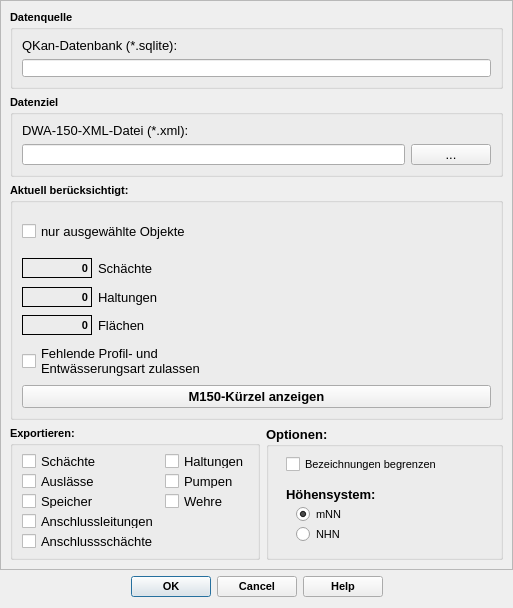
<?xml version="1.0" encoding="UTF-8"?>
<ui version="4.0">
 <class>xmlexportDialogBase</class>
 <widget class="QDialog" name="xmlexportDialogBase">
  <property name="geometry">
   <rect>
    <x>0</x>
    <y>0</y>
    <width>513</width>
    <height>608</height>
   </rect>
  </property>
  <property name="minimumSize">
   <size>
    <width>280</width>
    <height>150</height>
   </size>
  </property>
  <property name="maximumSize">
   <size>
    <width>16777215</width>
    <height>625</height>
   </size>
  </property>
  <property name="windowTitle">
   <string>Export nach DWA-150-XML</string>
  </property>
  <layout class="QVBoxLayout" name="verticalLayout">
   <property name="leftMargin">
    <number>0</number>
   </property>
   <property name="topMargin">
    <number>0</number>
   </property>
   <property name="rightMargin">
    <number>0</number>
   </property>
   <item>
    <widget class="QScrollArea" name="scrollArea">
     <property name="widgetResizable">
      <bool>true</bool>
     </property>
     <widget class="QWidget" name="scrollAreaWidgetContents">
      <property name="geometry">
       <rect>
        <x>0</x>
        <y>0</y>
        <width>511</width>
        <height>568</height>
       </rect>
      </property>
      <layout class="QGridLayout" name="gridLayout">
       <item row="0" column="0" colspan="2">
        <widget class="QGroupBox" name="groupBox">
         <property name="maximumSize">
          <size>
           <width>16777215</width>
           <height>79</height>
          </size>
         </property>
         <property name="font">
          <font>
           <family>Tahoma</family>
           <pointsize>8</pointsize>
           <weight>75</weight>
           <bold>true</bold>
          </font>
         </property>
         <property name="title">
          <string>Datenquelle</string>
         </property>
         <layout class="QVBoxLayout" name="verticalLayout_2">
          <item>
           <widget class="QLabel" name="label">
            <property name="font">
             <font>
              <family>Tahoma</family>
              <pointsize>10</pointsize>
              <weight>50</weight>
              <bold>false</bold>
             </font>
            </property>
            <property name="text">
             <string>QKan-Datenbank (*.sqlite):</string>
            </property>
            <property name="alignment">
             <set>Qt::AlignLeading|Qt::AlignLeft|Qt::AlignVCenter</set>
            </property>
           </widget>
          </item>
          <item>
           <widget class="QLineEdit" name="tf_database">
            <property name="font">
             <font>
              <family>Tahoma</family>
              <pointsize>10</pointsize>
              <weight>50</weight>
              <bold>false</bold>
             </font>
            </property>
            <property name="toolTip">
             <string>&lt;html&gt;&lt;head/&gt;&lt;body&gt;&lt;p&gt;Aktuell zu bearbeitende QKan-Datenbank&lt;/p&gt;&lt;/body&gt;&lt;/html&gt;</string>
            </property>
           </widget>
          </item>
         </layout>
        </widget>
       </item>
       <item row="1" column="0" colspan="2">
        <widget class="QGroupBox" name="groupBox_2">
         <property name="maximumSize">
          <size>
           <width>16777215</width>
           <height>82</height>
          </size>
         </property>
         <property name="font">
          <font>
           <family>Tahoma</family>
           <pointsize>8</pointsize>
           <weight>75</weight>
           <bold>true</bold>
          </font>
         </property>
         <property name="title">
          <string>Datenziel</string>
         </property>
         <layout class="QVBoxLayout" name="verticalLayout_3">
          <item>
           <widget class="QLabel" name="label_2">
            <property name="font">
             <font>
              <family>Tahoma</family>
              <pointsize>10</pointsize>
              <weight>50</weight>
              <bold>false</bold>
             </font>
            </property>
            <property name="text">
             <string>DWA-150-XML-Datei (*.xml):</string>
            </property>
            <property name="alignment">
             <set>Qt::AlignLeading|Qt::AlignLeft|Qt::AlignVCenter</set>
            </property>
           </widget>
          </item>
          <item>
           <layout class="QHBoxLayout" name="horizontalLayout">
            <item>
             <widget class="QLineEdit" name="tf_export">
              <property name="font">
               <font>
                <family>Tahoma</family>
                <pointsize>10</pointsize>
                <weight>50</weight>
                <bold>false</bold>
               </font>
              </property>
              <property name="toolTip">
               <string>&lt;html&gt;&lt;head/&gt;&lt;body&gt;&lt;p&gt;Quelldatenbank mit Kanaldaten aus HYSTEM-EXTRAN&lt;/p&gt;&lt;/body&gt;&lt;/html&gt;</string>
              </property>
             </widget>
            </item>
            <item>
             <widget class="QPushButton" name="pb_export">
              <property name="font">
               <font>
                <family>Tahoma</family>
                <pointsize>10</pointsize>
                <weight>50</weight>
                <bold>false</bold>
               </font>
              </property>
              <property name="toolTip">
               <string>&lt;html&gt;&lt;head/&gt;&lt;body&gt;&lt;p&gt;Ordnerpfad&lt;/p&gt;&lt;/body&gt;&lt;/html&gt;</string>
              </property>
              <property name="statusTip">
               <string>Ordnerpfad</string>
              </property>
              <property name="text">
               <string>...</string>
              </property>
             </widget>
            </item>
           </layout>
          </item>
         </layout>
        </widget>
       </item>
       <item row="4" column="0">
        <widget class="QGroupBox" name="groupBox_3">
         <property name="minimumSize">
          <size>
           <width>250</width>
           <height>0</height>
          </size>
         </property>
         <property name="maximumSize">
          <size>
           <width>250</width>
           <height>134</height>
          </size>
         </property>
         <property name="font">
          <font>
           <family>Tahoma</family>
           <pointsize>8</pointsize>
           <weight>75</weight>
           <bold>true</bold>
          </font>
         </property>
         <property name="title">
          <string>Exportieren:</string>
         </property>
         <layout class="QFormLayout" name="formLayout">
          <property name="fieldGrowthPolicy">
           <enum>QFormLayout::FieldsStayAtSizeHint</enum>
          </property>
          <item row="0" column="0">
           <widget class="QCheckBox" name="cb_export_schaechte">
            <property name="font">
             <font>
              <family>Tahoma</family>
              <pointsize>10</pointsize>
              <weight>50</weight>
              <bold>false</bold>
             </font>
            </property>
            <property name="text">
             <string>Schächte</string>
            </property>
           </widget>
          </item>
          <item row="0" column="1">
           <widget class="QCheckBox" name="cb_export_haltungen">
            <property name="font">
             <font>
              <family>Tahoma</family>
              <pointsize>10</pointsize>
              <weight>50</weight>
              <bold>false</bold>
             </font>
            </property>
            <property name="text">
             <string>Haltungen</string>
            </property>
           </widget>
          </item>
          <item row="1" column="0">
           <widget class="QCheckBox" name="cb_export_auslaesse">
            <property name="font">
             <font>
              <family>Tahoma</family>
              <pointsize>10</pointsize>
              <weight>50</weight>
              <bold>false</bold>
             </font>
            </property>
            <property name="text">
             <string>Auslässe</string>
            </property>
           </widget>
          </item>
          <item row="1" column="1">
           <widget class="QCheckBox" name="cb_export_pumpen">
            <property name="font">
             <font>
              <family>Tahoma</family>
              <pointsize>10</pointsize>
              <weight>50</weight>
              <bold>false</bold>
             </font>
            </property>
            <property name="text">
             <string>Pumpen</string>
            </property>
           </widget>
          </item>
          <item row="2" column="0">
           <widget class="QCheckBox" name="cb_export_speicher">
            <property name="font">
             <font>
              <family>Tahoma</family>
              <pointsize>10</pointsize>
              <weight>50</weight>
              <bold>false</bold>
             </font>
            </property>
            <property name="text">
             <string>Speicher</string>
            </property>
           </widget>
          </item>
          <item row="2" column="1">
           <widget class="QCheckBox" name="cb_export_wehre">
            <property name="font">
             <font>
              <family>Tahoma</family>
              <pointsize>10</pointsize>
              <weight>50</weight>
              <bold>false</bold>
             </font>
            </property>
            <property name="text">
             <string>Wehre</string>
            </property>
           </widget>
          </item>
          <item row="3" column="0">
           <widget class="QCheckBox" name="cb_export_anschlussleitungen">
            <property name="font">
             <font>
              <family>Tahoma</family>
              <pointsize>10</pointsize>
              <weight>50</weight>
              <bold>false</bold>
             </font>
            </property>
            <property name="text">
             <string>Anschlussleitungen</string>
            </property>
           </widget>
          </item>
          <item row="4" column="0">
           <widget class="QCheckBox" name="cb_export_anschlussschaechte">
            <property name="font">
             <font>
              <family>Tahoma</family>
              <pointsize>10</pointsize>
              <weight>50</weight>
              <bold>false</bold>
             </font>
            </property>
            <property name="text">
             <string>Anschlussschächte</string>
            </property>
           </widget>
          </item>
         </layout>
        </widget>
       </item>
       <item row="4" column="1">
        <widget class="QGroupBox" name="groupBox_4">
         <property name="maximumSize">
          <size>
           <width>16777215</width>
           <height>16777215</height>
          </size>
         </property>
         <property name="font">
          <font>
           <family>Tahoma</family>
           <pointsize>10</pointsize>
           <weight>75</weight>
           <bold>true</bold>
          </font>
         </property>
         <property name="title">
          <string>Optionen:</string>
         </property>
         <widget class="QCheckBox" name="cb_cutNames">
          <property name="geometry">
           <rect>
            <x>20</x>
            <y>30</y>
            <width>191</width>
            <height>17</height>
           </rect>
          </property>
          <property name="font">
           <font>
            <family>Tahoma</family>
            <pointsize>8</pointsize>
            <weight>50</weight>
            <bold>false</bold>
           </font>
          </property>
          <property name="toolTip">
           <string>&lt;html&gt;&lt;head/&gt;&lt;body&gt;&lt;p&gt;Haltungs- und Schachtbezeichnungen gemäß DWA M150 auf 33 bzw. 16 Zeichen abschneiden&lt;/p&gt;&lt;/body&gt;&lt;/html&gt;</string>
          </property>
          <property name="statusTip">
           <string>Haltungs- und Schachtbezeichnungen gemäß DWA M150 auf 33 bzw. 16 Zeichen abschneiden</string>
          </property>
          <property name="text">
           <string>Bezeichnungen begrenzen</string>
          </property>
         </widget>
         <widget class="QRadioButton" name="rb_mnn">
          <property name="geometry">
           <rect>
            <x>30</x>
            <y>80</y>
            <width>82</width>
            <height>17</height>
           </rect>
          </property>
          <property name="font">
           <font>
            <family>Tahoma</family>
            <pointsize>8</pointsize>
            <weight>50</weight>
            <bold>false</bold>
           </font>
          </property>
          <property name="text">
           <string>mNN</string>
          </property>
          <property name="checked">
           <bool>true</bool>
          </property>
         </widget>
         <widget class="QRadioButton" name="rb_nhn">
          <property name="geometry">
           <rect>
            <x>30</x>
            <y>100</y>
            <width>82</width>
            <height>17</height>
           </rect>
          </property>
          <property name="font">
           <font>
            <family>Tahoma</family>
            <pointsize>8</pointsize>
            <weight>50</weight>
            <bold>false</bold>
           </font>
          </property>
          <property name="text">
           <string>NHN</string>
          </property>
         </widget>
         <widget class="QLabel" name="label_3">
          <property name="geometry">
           <rect>
            <x>20</x>
            <y>60</y>
            <width>111</width>
            <height>16</height>
           </rect>
          </property>
          <property name="text">
           <string>Höhensystem:</string>
          </property>
         </widget>
        </widget>
       </item>
       <item row="2" column="0" colspan="2">
        <widget class="QGroupBox" name="groupBox_6">
         <property name="font">
          <font>
           <family>Tahoma</family>
           <pointsize>8</pointsize>
           <weight>75</weight>
           <bold>true</bold>
          </font>
         </property>
         <property name="title">
          <string>Aktuell berücksichtigt:</string>
         </property>
         <layout class="QVBoxLayout" name="verticalLayout_4">
          <item>
           <widget class="QCheckBox" name="cb_selectedObjects">
            <property name="minimumSize">
             <size>
              <width>0</width>
              <height>40</height>
             </size>
            </property>
            <property name="font">
             <font>
              <family>Tahoma</family>
              <pointsize>10</pointsize>
              <weight>50</weight>
              <bold>false</bold>
             </font>
            </property>
            <property name="text">
             <string>nur ausgewählte Objekte</string>
            </property>
           </widget>
          </item>
          <item>
           <layout class="QHBoxLayout" name="horizontalLayout_2">
            <item>
             <widget class="QLabel" name="lf_anzahl_schaechte">
              <property name="minimumSize">
               <size>
                <width>70</width>
                <height>20</height>
               </size>
              </property>
              <property name="maximumSize">
               <size>
                <width>70</width>
                <height>20</height>
               </size>
              </property>
              <property name="font">
               <font>
                <family>Tahoma</family>
                <pointsize>8</pointsize>
                <weight>75</weight>
                <bold>true</bold>
               </font>
              </property>
              <property name="frameShape">
               <enum>QFrame::Panel</enum>
              </property>
              <property name="text">
               <string>0</string>
              </property>
              <property name="alignment">
               <set>Qt::AlignRight|Qt::AlignTrailing|Qt::AlignVCenter</set>
              </property>
             </widget>
            </item>
            <item>
             <widget class="QLabel" name="label_33">
              <property name="font">
               <font>
                <family>Tahoma</family>
                <pointsize>10</pointsize>
                <weight>50</weight>
                <bold>false</bold>
               </font>
              </property>
              <property name="text">
               <string>Schächte</string>
              </property>
             </widget>
            </item>
           </layout>
          </item>
          <item>
           <layout class="QHBoxLayout" name="horizontalLayout_3">
            <item>
             <widget class="QLabel" name="lf_anzahl_haltungen">
              <property name="minimumSize">
               <size>
                <width>70</width>
                <height>20</height>
               </size>
              </property>
              <property name="maximumSize">
               <size>
                <width>70</width>
                <height>20</height>
               </size>
              </property>
              <property name="font">
               <font>
                <family>Tahoma</family>
                <pointsize>8</pointsize>
                <weight>75</weight>
                <bold>true</bold>
               </font>
              </property>
              <property name="frameShape">
               <enum>QFrame::Panel</enum>
              </property>
              <property name="text">
               <string>0</string>
              </property>
              <property name="alignment">
               <set>Qt::AlignRight|Qt::AlignTrailing|Qt::AlignVCenter</set>
              </property>
             </widget>
            </item>
            <item>
             <widget class="QLabel" name="label_13">
              <property name="font">
               <font>
                <family>Tahoma</family>
                <pointsize>10</pointsize>
                <weight>50</weight>
                <bold>false</bold>
               </font>
              </property>
              <property name="text">
               <string>Haltungen</string>
              </property>
             </widget>
            </item>
           </layout>
          </item>
          <item>
           <layout class="QHBoxLayout" name="horizontalLayout_4">
            <item>
             <widget class="QLabel" name="lf_anzahl_flaechen">
              <property name="minimumSize">
               <size>
                <width>70</width>
                <height>20</height>
               </size>
              </property>
              <property name="maximumSize">
               <size>
                <width>70</width>
                <height>20</height>
               </size>
              </property>
              <property name="font">
               <font>
                <family>Tahoma</family>
                <pointsize>8</pointsize>
                <weight>75</weight>
                <bold>true</bold>
               </font>
              </property>
              <property name="frameShape">
               <enum>QFrame::Panel</enum>
              </property>
              <property name="text">
               <string>0</string>
              </property>
              <property name="alignment">
               <set>Qt::AlignRight|Qt::AlignTrailing|Qt::AlignVCenter</set>
              </property>
             </widget>
            </item>
            <item>
             <widget class="QLabel" name="label_12">
              <property name="font">
               <font>
                <family>Tahoma</family>
                <pointsize>10</pointsize>
                <weight>50</weight>
                <bold>false</bold>
               </font>
              </property>
              <property name="text">
               <string>Flächen</string>
              </property>
             </widget>
            </item>
           </layout>
          </item>
          <item>
           <widget class="QCheckBox" name="cb_includeMissingKeys">
            <property name="font">
             <font>
              <family>Tahoma</family>
              <pointsize>10</pointsize>
              <weight>50</weight>
              <bold>false</bold>
             </font>
            </property>
            <property name="toolTip">
             <string>&lt;html&gt;&lt;head/&gt;&lt;body&gt;&lt;p&gt;Fehlende M150-Kürzel für Entwässerungsart und Profilart zulassen&lt;/p&gt;&lt;/body&gt;&lt;/html&gt;</string>
            </property>
            <property name="statusTip">
             <string>Fehlende M150-Kürzel für Entwässerungsart und Profilart zulassen</string>
            </property>
            <property name="text">
             <string>Fehlende Profil- und
Entwässerungsart zulassen</string>
            </property>
           </widget>
          </item>
          <item>
           <widget class="QPushButton" name="pb_showKeyTable">
            <property name="font">
             <font>
              <family>Tahoma</family>
              <pointsize>10</pointsize>
              <weight>75</weight>
              <bold>true</bold>
             </font>
            </property>
            <property name="toolTip">
             <string>Attributtabelle &quot;M150-Kürzel&quot; anzeigen ...</string>
            </property>
            <property name="statusTip">
             <string>Attributtabelle &quot;M150-Kürzel&quot; anzeigen ...</string>
            </property>
            <property name="text">
             <string>M150-Kürzel anzeigen</string>
            </property>
           </widget>
          </item>
         </layout>
        </widget>
       </item>
      </layout>
     </widget>
    </widget>
   </item>
   <item>
    <widget class="QDialogButtonBox" name="button_box">
     <property name="font">
      <font>
       <pointsize>8</pointsize>
       <weight>75</weight>
       <bold>true</bold>
      </font>
     </property>
     <property name="toolTip">
      <string notr="true"/>
     </property>
     <property name="orientation">
      <enum>Qt::Horizontal</enum>
     </property>
     <property name="standardButtons">
      <set>QDialogButtonBox::Cancel|QDialogButtonBox::Help|QDialogButtonBox::Ok</set>
     </property>
     <property name="centerButtons">
      <bool>true</bool>
     </property>
    </widget>
   </item>
  </layout>
 </widget>
 <resources/>
 <connections>
  <connection>
   <sender>button_box</sender>
   <signal>accepted()</signal>
   <receiver>xmlexportDialogBase</receiver>
   <slot>accept()</slot>
   <hints>
    <hint type="sourcelabel">
     <x>265</x>
     <y>475</y>
    </hint>
    <hint type="destinationlabel">
     <x>261</x>
     <y>253</y>
    </hint>
   </hints>
  </connection>
  <connection>
   <sender>button_box</sender>
   <signal>rejected()</signal>
   <receiver>xmlexportDialogBase</receiver>
   <slot>reject()</slot>
   <hints>
    <hint type="sourcelabel">
     <x>265</x>
     <y>475</y>
    </hint>
    <hint type="destinationlabel">
     <x>261</x>
     <y>253</y>
    </hint>
   </hints>
  </connection>
 </connections>
</ui>
